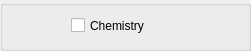
     <widget class="QGroupBox" name="chem_group">
      <property name="geometry">
       <rect>
        <x>10</x>
        <y>10</y>
        <width>251</width>
        <height>51</height>
       </rect>
      </property>
      <property name="title">
       <string/>
      </property>
      <widget class="QWidget" name="gridLayoutWidget_26">
       <property name="geometry">
        <rect>
         <x>10</x>
         <y>10</y>
         <width>231</width>
         <height>31</height>
        </rect>
       </property>
       <layout class="QGridLayout" name="chem_grid" columnstretch="0,1,0" columnminimumwidth="50,0,60">
        <property name="sizeConstraint">
         <enum>QLayout::SetMinimumSize</enum>
        </property>
        <item row="0" column="1" colspan="2">
         <widget class="QCheckBox" name="sw_chem">
          <property name="minimumSize">
           <size>
            <width>0</width>
            <height>25</height>
           </size>
          </property>
          <property name="maximumSize">
           <size>
            <width>16777215</width>
            <height>25</height>
           </size>
          </property>
          <property name="toolTip">
           <string>chemistry model switch</string>
          </property>
          <property name="layoutDirection">
           <enum>Qt::LeftToRight</enum>
          </property>
          <property name="text">
           <string>Chemistry</string>
          </property>
         </widget>
        </item>
        <item row="0" column="0">
         <widget class="QLabel" name="label_chem_dummy">
          <property name="sizePolicy">
           <sizepolicy hsizetype="Fixed" vsizetype="Preferred">
            <horstretch>0</horstretch>
            <verstretch>0</verstretch>
           </sizepolicy>
          </property>
          <property name="minimumSize">
           <size>
            <width>55</width>
            <height>0</height>
           </size>
          </property>
          <property name="maximumSize">
           <size>
            <width>55</width>
            <height>16777215</height>
           </size>
          </property>
          <property name="text">
           <string/>
          </property>
         </widget>
        </item>
       </layout>
      </widget>
     </widget>
